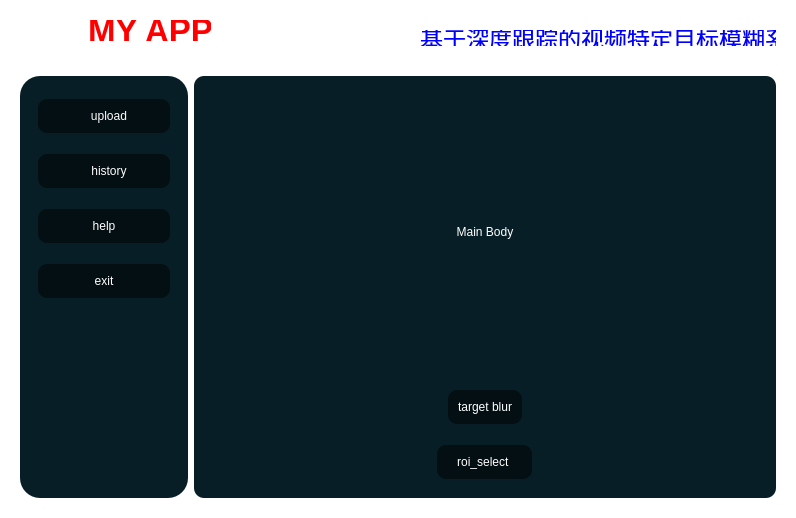
<?xml version="1.0" encoding="UTF-8"?>
<ui version="4.0">
 <class>centralwidget</class>
 <widget class="QDialog" name="centralwidget">
  <property name="geometry">
   <rect>
    <x>0</x>
    <y>0</y>
    <width>796</width>
    <height>518</height>
   </rect>
  </property>
  <property name="windowTitle">
   <string>Dialog</string>
  </property>
  <property name="styleSheet">
   <string notr="true">*{
border: none;
background-color: transparent;
color: #fff;
}
centralwidget{
background-color: #040f13;
}
#side_menu{
background-color: #071e26;
border-radius: 20px;
}
QPushButton{
padding: 10px;
background-color: #040f13;
border-radius: 9px;
margin-bottom: 10px;
margin-top:5px;
}
QPushButton:hover{
    background-color: #7eb5ed;
}

#main_body{
background-color: #071e26;
border-radius:10px;
}</string>
  </property>
  <layout class="QVBoxLayout" name="verticalLayout">
   <item alignment="Qt::AlignTop">
    <widget class="QFrame" name="header">
     <property name="minimumSize">
      <size>
       <width>0</width>
       <height>50</height>
      </size>
     </property>
     <property name="maximumSize">
      <size>
       <width>16777215</width>
       <height>50</height>
      </size>
     </property>
     <property name="frameShape">
      <enum>QFrame::StyledPanel</enum>
     </property>
     <property name="frameShadow">
      <enum>QFrame::Raised</enum>
     </property>
     <layout class="QHBoxLayout" name="horizontalLayout_2">
      <item>
       <widget class="QFrame" name="frame_3">
        <property name="minimumSize">
         <size>
          <width>200</width>
          <height>0</height>
         </size>
        </property>
        <property name="frameShape">
         <enum>QFrame::StyledPanel</enum>
        </property>
        <property name="frameShadow">
         <enum>QFrame::Raised</enum>
        </property>
        <widget class="QLabel" name="label">
         <property name="geometry">
          <rect>
           <x>70</x>
           <y>0</y>
           <width>121</width>
           <height>21</height>
          </rect>
         </property>
         <property name="font">
          <font>
           <pointsize>25</pointsize>
           <weight>75</weight>
           <bold>true</bold>
          </font>
         </property>
         <property name="styleSheet">
          <string notr="true">color:red</string>
         </property>
         <property name="text">
          <string>MY APP</string>
         </property>
         <property name="alignment">
          <set>Qt::AlignCenter</set>
         </property>
        </widget>
        <widget class="QLabel" name="label_3">
         <property name="geometry">
          <rect>
           <x>400</x>
           <y>10</y>
           <width>700</width>
           <height>16</height>
          </rect>
         </property>
         <property name="minimumSize">
          <size>
           <width>700</width>
           <height>0</height>
          </size>
         </property>
         <property name="maximumSize">
          <size>
           <width>200</width>
           <height>16777215</height>
          </size>
         </property>
         <property name="sizeIncrement">
          <size>
           <width>0</width>
           <height>0</height>
          </size>
         </property>
         <property name="font">
          <font>
           <pointsize>17</pointsize>
          </font>
         </property>
         <property name="styleSheet">
          <string notr="true">color:blue;



</string>
         </property>
         <property name="text">
          <string>基于深度跟踪的视频特定目标模糊系统</string>
         </property>
        </widget>
       </widget>
      </item>
     </layout>
    </widget>
   </item>
   <item>
    <widget class="QFrame" name="frame">
     <property name="sizePolicy">
      <sizepolicy hsizetype="Preferred" vsizetype="Expanding">
       <horstretch>0</horstretch>
       <verstretch>0</verstretch>
      </sizepolicy>
     </property>
     <property name="frameShape">
      <enum>QFrame::StyledPanel</enum>
     </property>
     <property name="frameShadow">
      <enum>QFrame::Raised</enum>
     </property>
     <layout class="QHBoxLayout" name="horizontalLayout">
      <item alignment="Qt::AlignLeft">
       <widget class="QFrame" name="side_menu">
        <property name="frameShape">
         <enum>QFrame::StyledPanel</enum>
        </property>
        <property name="frameShadow">
         <enum>QFrame::Raised</enum>
        </property>
        <layout class="QVBoxLayout" name="verticalLayout_2">
         <item alignment="Qt::AlignTop">
          <widget class="QFrame" name="frame_4">
           <property name="minimumSize">
            <size>
             <width>150</width>
             <height>0</height>
            </size>
           </property>
           <property name="maximumSize">
            <size>
             <width>150</width>
             <height>16777215</height>
            </size>
           </property>
           <property name="frameShape">
            <enum>QFrame::StyledPanel</enum>
           </property>
           <property name="frameShadow">
            <enum>QFrame::Raised</enum>
           </property>
           <layout class="QVBoxLayout" name="verticalLayout_3">
            <item alignment="Qt::AlignVCenter">
             <widget class="QPushButton" name="upload_btn">
              <property name="cursor">
               <cursorShape>PointingHandCursor</cursorShape>
              </property>
              <property name="text">
               <string>   upload</string>
              </property>
              <property name="icon">
               <iconset>
                <normaloff>icon/up3.png</normaloff>icon/up3.png</iconset>
              </property>
              <property name="iconSize">
               <size>
                <width>25</width>
                <height>25</height>
               </size>
              </property>
             </widget>
            </item>
            <item>
             <widget class="QPushButton" name="history_btn">
              <property name="cursor">
               <cursorShape>PointingHandCursor</cursorShape>
              </property>
              <property name="text">
               <string>   history</string>
              </property>
              <property name="icon">
               <iconset>
                <normaloff>icon/history2.png</normaloff>icon/history2.png</iconset>
              </property>
              <property name="iconSize">
               <size>
                <width>25</width>
                <height>25</height>
               </size>
              </property>
             </widget>
            </item>
            <item>
             <widget class="QPushButton" name="help_btn">
              <property name="cursor">
               <cursorShape>PointingHandCursor</cursorShape>
              </property>
              <property name="text">
               <string>   help   </string>
              </property>
              <property name="icon">
               <iconset>
                <normaloff>icon/help.png</normaloff>icon/help.png</iconset>
              </property>
              <property name="iconSize">
               <size>
                <width>25</width>
                <height>25</height>
               </size>
              </property>
             </widget>
            </item>
            <item>
             <widget class="QPushButton" name="exit_btn">
              <property name="cursor">
               <cursorShape>PointingHandCursor</cursorShape>
              </property>
              <property name="text">
               <string>   exit   </string>
              </property>
              <property name="icon">
               <iconset>
                <normaloff>icon/exit2.png</normaloff>icon/exit2.png</iconset>
              </property>
              <property name="iconSize">
               <size>
                <width>25</width>
                <height>25</height>
               </size>
              </property>
             </widget>
            </item>
           </layout>
          </widget>
         </item>
        </layout>
       </widget>
      </item>
      <item>
       <widget class="QFrame" name="main_body">
        <property name="sizePolicy">
         <sizepolicy hsizetype="Expanding" vsizetype="Preferred">
          <horstretch>0</horstretch>
          <verstretch>0</verstretch>
         </sizepolicy>
        </property>
        <property name="frameShape">
         <enum>QFrame::StyledPanel</enum>
        </property>
        <property name="frameShadow">
         <enum>QFrame::Raised</enum>
        </property>
        <layout class="QVBoxLayout" name="verticalLayout_4">
         <item>
          <widget class="QLabel" name="label_2">
           <property name="text">
            <string>Main Body</string>
           </property>
           <property name="alignment">
            <set>Qt::AlignCenter</set>
           </property>
          </widget>
         </item>
         <item alignment="Qt::AlignHCenter">
          <widget class="QPushButton" name="next_btn">
           <property name="cursor">
            <cursorShape>PointingHandCursor</cursorShape>
           </property>
           <property name="text">
            <string>target blur</string>
           </property>
           <property name="icon">
            <iconset>
             <normaloff>icon/next3.png</normaloff>icon/next3.png</iconset>
           </property>
           <property name="iconSize">
            <size>
             <width>25</width>
             <height>25</height>
            </size>
           </property>
          </widget>
         </item>
         <item alignment="Qt::AlignHCenter">
          <widget class="QPushButton" name="roi_select">
           <property name="text">
            <string>   roi_select    </string>
           </property>
          </widget>
         </item>
        </layout>
       </widget>
      </item>
     </layout>
    </widget>
   </item>
  </layout>
 </widget>
 <resources/>
 <connections/>
</ui>
